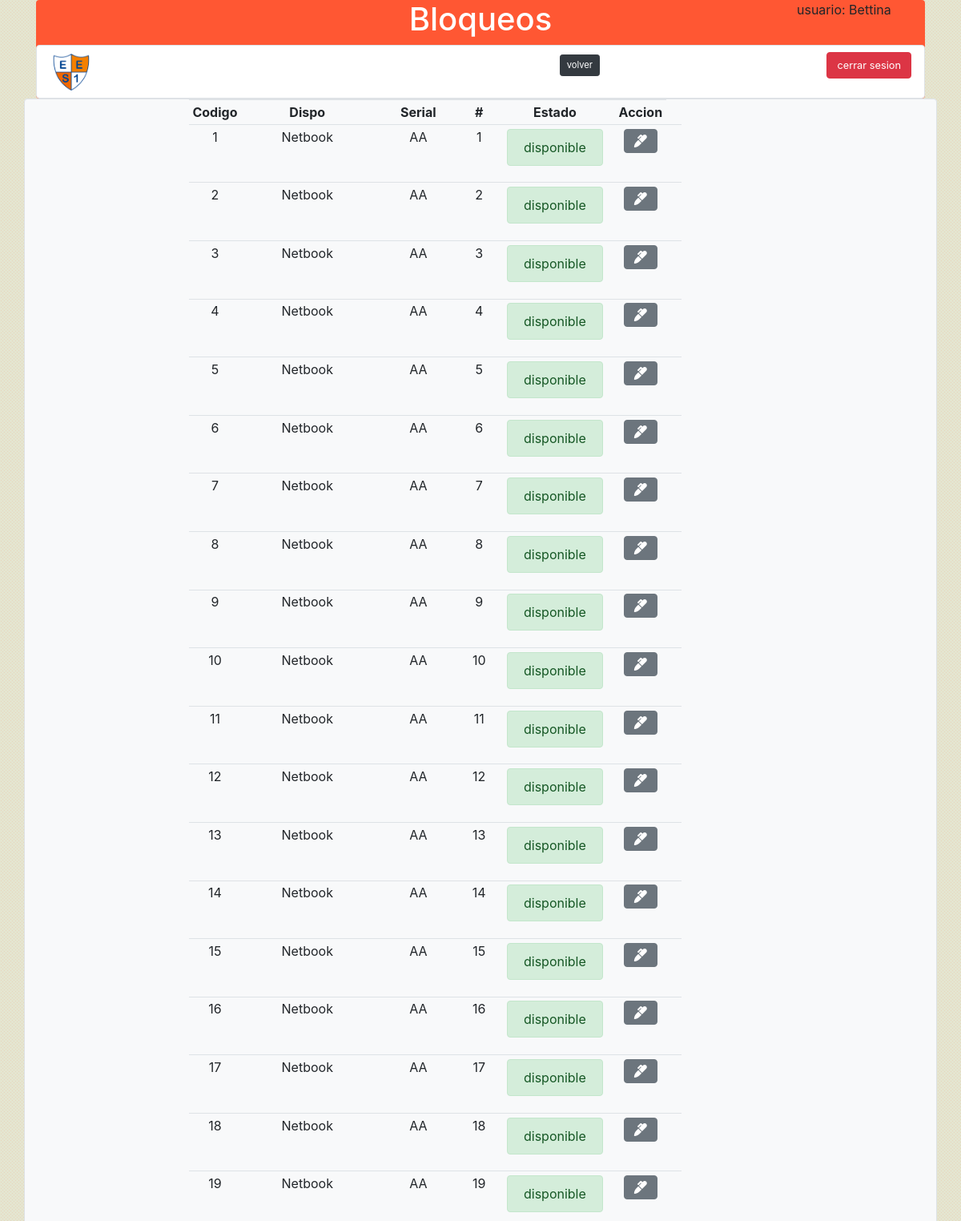
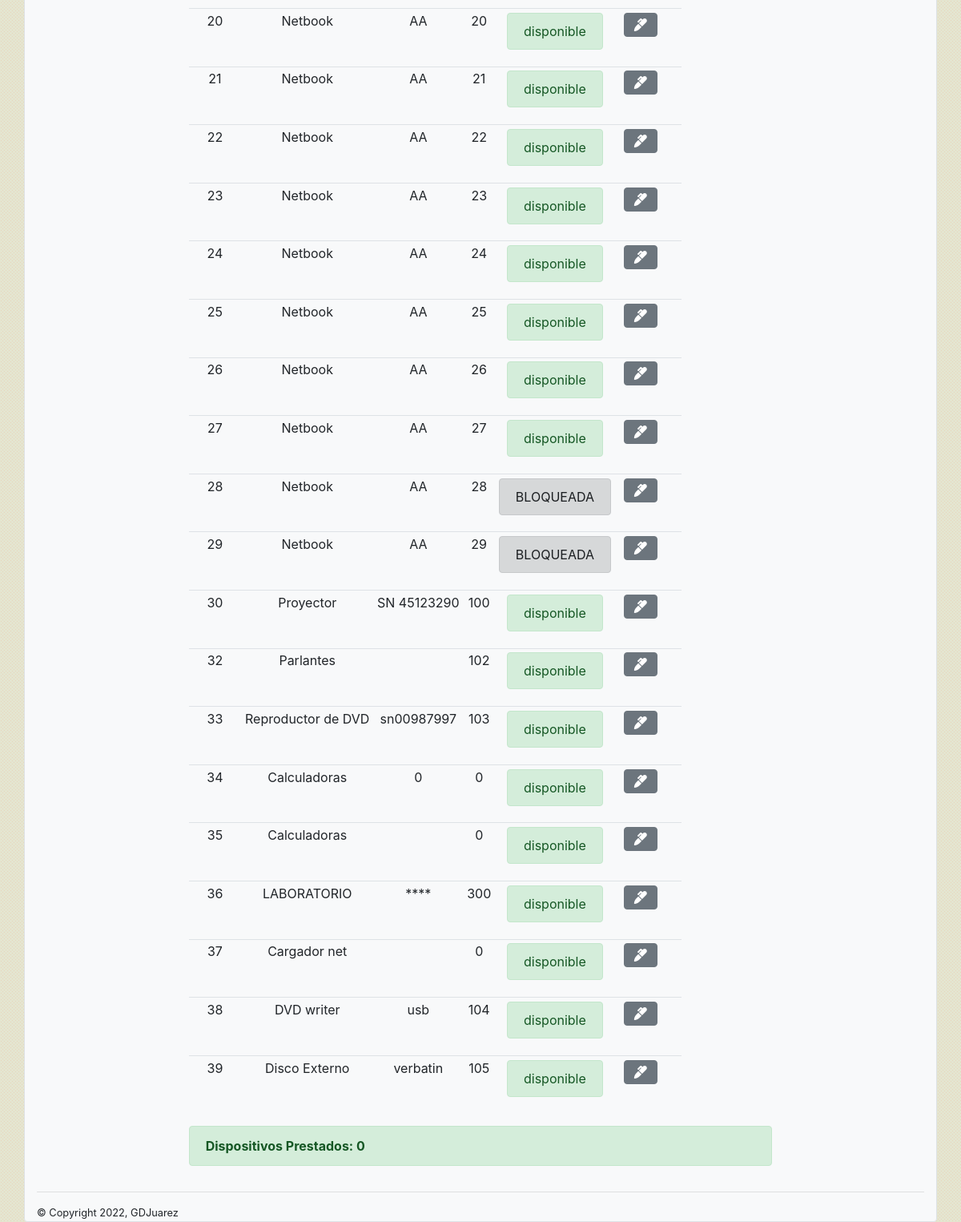
The page /prestamos/bloqueada.php (signed in) on the database its author committed (2 pictures, top to bottom).
### tables this page shows
CREATE TABLE `dispositivo` (
  `id` int(11) NOT NULL,
  `dispositivo` varchar(45) NOT NULL,
  `n_serial` varchar(45) NOT NULL,
  `numero` int(11) NOT NULL,
  `estado` varchar(20) NOT NULL,
  `Apellido` varchar(45) NOT NULL,
  `Curso` varchar(10) NOT NULL
);

### clases/class_conexion.php (called while the page is built, shortened)
<?php
 class Conexion{
    public function __construct(){
        $this->conexion_db = new mysqli(DB_HOST,DB_USUARIO,DB_PASS,DB_NOMBRE);
    }
  }
?>

### prestamos/bloqueada.php (the view, shortened to what this page needs)
<?php
$disp_prestados=0;
require("../clases/class_conexion.php");
require("../clases/class_dispositivo.php");
$mis_dispositivos = new Dispositivo();
$array_dispositivos=$mis_dispositivos->get_dispositivos();
 ?>
<!doctype html>
<html lang="en">
<head>
    <link rel="stylesheet" href="https://cdn.jsdelivr.net/npm/bootstrap@4.6.0/dist/css/bootstrap.min.css"
>
    <link rel="stylesheet" href="https://cdnjs.cloudflare.com/ajax/libs/font-awesome/5.15.2/css/all.min.css">
    <link rel="stylesheet" href="../stylefondo.css">
</head>
<header>
    <div class="container">
        <div class="banner  rounded" style="background-color: #FF5733 ;">
            <div class="row">
                <div class="col-lg-2">
                </div>
                <div class="col-lg-8">
                    <h1 class="text-white text-center">Bloqueos</h1>
                </div>
                <div class="col-lg-2">
                    <p>usuario: <?php echo $_SESSION['user'];?></p>
                </div>
            </div>
            <nav class="navbar navbar-light bg-white border rounded">
                <img src="../img/escudo1.png" class="rounded " style="width:5%" alt="Responsive image">
                <form class="form-inline" action="menu.php" method="post">
                    <button class="btn btn-dark btn-sm" type="submit"><small>volver</small></button>
                </form>
                <form class="form-inline" action="../destruir.php" method="post">
                    <button class="btn btn-danger " type="submit"><small>cerrar sesion</small></button>
                </form>
            </nav>
        </div>
    </div>
</header>
<body>
    <div class='container bg-light border rounded '>
        <div class="row ">
            <div class="col-md-2">
            </div>
            <div class="col-md-8">
                <table class="table table-sm table-responsive table-hover text-center" id="tablaPmo">
                    <tr class="Barra text-center >">
                        <th>Codigo</th>
                        <th>Dispo</th>
                        <th>Serial</th>
                        <th>#</th>
                        <th>Estado</th>
                        <th>Accion</th>
                    </tr>
                    <?php
                                    foreach ($array_dispositivos as $row) { ?>
                    <tr>
                        <td><?php echo $row['id']; ?></td>
                        <td><?php echo $row['dispositivo']; ?></td>
                        <td><?php echo $row['n_serial']; ?></td>
                        <td><?php echo $row['numero']; ?></td>
                        <?php  $estado=$row['estado'];
                                    if($estado == "disponible"){
                                        $boton_color= "class='alert alert-success'";
                                    }elseif($estado == "BLOQUEADA"){
                                        $boton_color="class='alert alert-dark' ";
                                    }else{
                                    $boton_color="class='alert alert-danger' ";
                                    $disp_prestados +=1;
                                }
                             ?>
                        <td><input type='submit' id='estado' <?php echo $boton_color ?>
                                value='<?php echo $row['estado']?>' /></td>
                        <td>
                            <div class="btn-group">
                                <a href="bloq_desbloq.php?id=<?php echo $row['id']?>&estado=<?php echo $row['estado']?>" class="btn btn-secondary"><i
                                        class="fas fa-marker"></i> </a>
                            </div>
                        </td>
                        <td></td>
                        <td></td>
                        <?php
                        }
                        ?>
                </table>
                <?php if($disp_prestados==0){
                                echo " <div class='alert alert-success'>
                                <strong>Dispositivos Prestados: $disp_prestados </strong>
                                </div>";
                                }else{
                                echo " <div class='alert alert-danger'>
                                <strong>Dispositivos Prestados:  $disp_prestados  </strong>
                                </div>";
                                } ?>
            </div>
            <div class="col-md-2">
            </div>
        </div>
        <hr>
        <footer>
            <small>&copy; Copyright 2022, GDJuarez</small>
        </footer>
    </div>
</body>
</html>

### stylefondo.css (style rules this page uses)
body { background-color: #e4e5d0; }

### rows shown on the page
dispositivo: id "1", dispositivo "Netbook", n_serial "AA", numero "1", estado "disponible"
dispositivo: id "2", dispositivo "Netbook", n_serial "AA", numero "2", estado "disponible"
dispositivo: id "3", dispositivo "Netbook", n_serial "AA", numero "3", estado "disponible"
dispositivo: id "4", dispositivo "Netbook", n_serial "AA", numero "4", estado "disponible"
dispositivo: id "5", dispositivo "Netbook", n_serial "AA", numero "5", estado "disponible"
dispositivo: id "6", dispositivo "Netbook", n_serial "AA", numero "6", estado "disponible"
dispositivo: id "7", dispositivo "Netbook", n_serial "AA", numero "7", estado "disponible"
dispositivo: id "8", dispositivo "Netbook", n_serial "AA", numero "8", estado "disponible"
dispositivo: id "9", dispositivo "Netbook", n_serial "AA", numero "9", estado "disponible"
dispositivo: id "10", dispositivo "Netbook", n_serial "AA", numero "10", estado "disponible"
dispositivo: id "11", dispositivo "Netbook", n_serial "AA", numero "11", estado "disponible"
dispositivo: id "12", dispositivo "Netbook", n_serial "AA", numero "12", estado "disponible"
dispositivo: id "13", dispositivo "Netbook", n_serial "AA", numero "13", estado "disponible"
dispositivo: id "14", dispositivo "Netbook", n_serial "AA", numero "14", estado "disponible"
dispositivo: id "15", dispositivo "Netbook", n_serial "AA", numero "15", estado "disponible"
dispositivo: id "16", dispositivo "Netbook", n_serial "AA", numero "16", estado "disponible"
dispositivo: id "17", dispositivo "Netbook", n_serial "AA", numero "17", estado "disponible"
dispositivo: id "18", dispositivo "Netbook", n_serial "AA", numero "18", estado "disponible"
dispositivo: id "19", dispositivo "Netbook", n_serial "AA", numero "19", estado "disponible"
dispositivo: id "20", dispositivo "Netbook", n_serial "AA", numero "20", estado "disponible"
dispositivo: id "21", dispositivo "Netbook", n_serial "AA", numero "21", estado "disponible"
dispositivo: id "22", dispositivo "Netbook", n_serial "AA", numero "22", estado "disponible"
dispositivo: id "23", dispositivo "Netbook", n_serial "AA", numero "23", estado "disponible"
dispositivo: id "24", dispositivo "Netbook", n_serial "AA", numero "24", estado "disponible"
dispositivo: id "25", dispositivo "Netbook", n_serial "AA", numero "25", estado "disponible"
dispositivo: id "26", dispositivo "Netbook", n_serial "AA", numero "26", estado "disponible"
dispositivo: id "27", dispositivo "Netbook", n_serial "AA", numero "27", estado "disponible"
dispositivo: id "28", dispositivo "Netbook", n_serial "AA", numero "28", estado "BLOQUEADA"
dispositivo: id "29", dispositivo "Netbook", n_serial "AA", numero "29", estado "BLOQUEADA"
dispositivo: id "30", dispositivo "Proyector", n_serial "SN 45123290", numero "100", estado "disponible"
dispositivo: id "32", dispositivo "Parlantes", numero "102", estado "disponible"
dispositivo: id "33", dispositivo "Reproductor de DVD", n_serial "sn00987997", numero "103", estado "disponible"
dispositivo: id "34", dispositivo "Calculadoras", n_serial "0", numero "0", estado "disponible"
dispositivo: id "35", dispositivo "Calculadoras", numero "0", estado "disponible"
dispositivo: id "36", dispositivo "LABORATORIO", n_serial "****", numero "300", estado "disponible"
dispositivo: id "37", dispositivo "Cargador net", numero "0", estado "disponible"
dispositivo: id "38", dispositivo "DVD writer", n_serial "usb", numero "104", estado "disponible"
dispositivo: id "39", dispositivo "Disco Externo", n_serial "verbatin", numero "105", estado "disponible"

### other values the page prints
$_SESSION['user'] "Bettina"
$disp_prestados "0"
